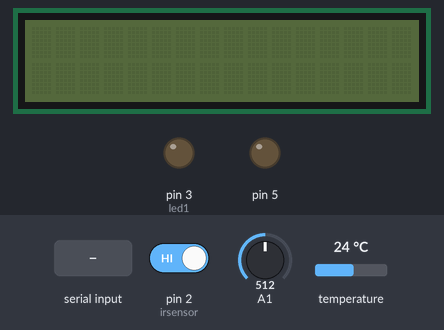
This sketch was run on a simulated Arduino Uno, built with avr-gcc and run on an emulated ATmega328P. Parts: 16×2 character LCD, output pins drawn as LEDs (lit = HIGH). The test bench sets the inputs (shaded band); at power-on: pin 2 (irsensor) HIGH, A1 = 512, temperature 24 °C. The modem accepts every AT command (registered, SIM ready, sends succeed) and sends nothing else; what the sketch prints to the serial monitor is not drawn.

Above: at 1.6 s.
1.7 s: "/?led1\n" received over the second serial link
At 28.4 s:
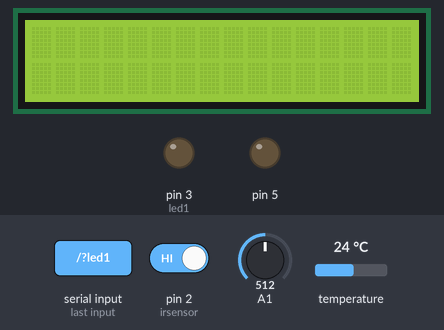
At 29.9 s:
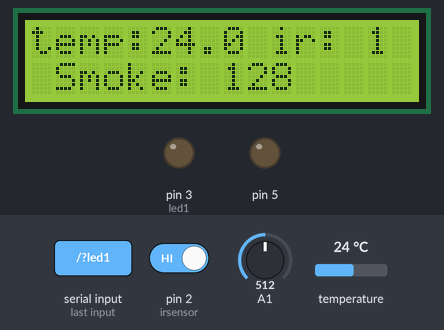
Timing chart, 0 to 30.2 s (numbered marks = the images above; inputs shaded):
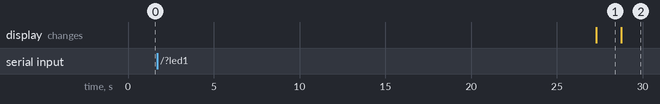

The sketch:

Smart_Home_Control_Panel.ino
```cpp
#include <OneWire.h>
#include <DallasTemperature.h>
#include <avr/interrupt.h>
#include <avr/io.h>
#include <LiquidCrystal.h>
#include <SoftwareSerial.h>
#define DEBUG true
#define led1 3
#define led2 5
#define temp 4
#define irsensor 2
#define smokesensor A1
const byte rxPin = 11;
const byte txPin = 10;
void setup_Etreral_interrupt();
SoftwareSerial ESP8266 (rxPin, txPin);


int smoke;
float tempread;
int ir_value;
int somoke_value;
int x = 0;
const int rs = 13, en = 12, d4 = 6, d5 = 7, d6 = 8, d7 = 9;
LiquidCrystal lcd(rs, en, d4, d5, d6, d7);
// Create a new instance of the oneWire class to communicate with any OneWire device:
OneWire oneWire(temp);
// Pass the oneWire reference to DallasTemperature library:
DallasTemperature temprature(&oneWire);
void delay();
//void esp_init();
void tempraturesensor();
void somkesensor();
void motion();
void ADC_INIT();
void timer_init();
unsigned int ADC_Read(unsigned char channel);
void wifiSend(String command);
void InitWifiModule();
void connect();


//float getTemperature();
void setup()
 {
  // set the ports input for the sensors
  DDRD&=~(1<<temp);
  // DDRD&=~(1<<irsensor);
  DDRD&=~(1<<smokesensor);
  DDRD|=(1<<led1)|(1<<led2); //set leds pins output
  Timer1_Init();
  pinMode(irsensor, INPUT);
  Serial.begin(9600);
  ESP8266.begin(9600);
  InitWifiModule();
  lcd.begin(16, 2);
  lcd.clear();
  setup_Etreral_interrupt();
}

void loop()
{
  connect();
}

void Timer1_Init()
{
  // Set up Timer 1 to generate an interrupt every 2 seconds
  cli();       // Disable interrupts
  TCCR1A = 0;  // Set Timer 1 to normal mode
  TCCR1B = 0;  // Clear Timer 1 prescaler settings
  OCR1AH = 0x7A;
  OCR1AL = 0x12;                        // Set Timer 1 compare match value to 2 seconds
  TCCR1B |= (1 << WGM12);               // Set Timer 1 to CTC mode
  TCCR1B |= (1 << CS12) | (1 << CS10);  // Set Timer 1 prescaler to 1024
  TIMSK1 |= (1 << OCIE1A);              // Enable Timer 1 interrupt
  sei();                                // Enable interrupts
}

ISR(TIMER1_COMPA_vect)  // Timer 1 Compare Match A ISR
{
  tempraturesensor();
  somkesensor();
  motion();
}


void motion(){
 ir_value = digitalRead(irsensor);
  lcd.setCursor(9,0);
  lcd.print(" ir: ");
  lcd.print(ir_value);

}
void tempraturesensor(){
  temprature.requestTemperatures();
 tempread = temprature.getTempCByIndex(0);
  lcd.setCursor(0, 0);
  lcd.print("temp:");
  lcd.print(tempread);

}
void somkesensor() {
    somoke_value = ADC_Read(1);
   // Serial.print("Smoke Sensor Value: ");
    //Serial.println(somoke_value);

    if (somoke_value > 5) {
        smoke = 1;
        lcd.setCursor(1, 1);
        lcd.print("Smoke: ");
        lcd.println(somoke_value);
    } else {
        smoke = 0;
        lcd.setCursor(0, 1);
        lcd.print("No Smoke: ");
        lcd.println(somoke_value);
    }
}


void ADC_INIT()
{
  //Select Reference Voltage(AVCC)
  ADMUX |=  (1<<REFS0);
  //Select Scaler (128)
  ADCSRA |= (1<<ADPS2) |(1<<ADPS1) | (1<<ADPS0);

  //Enable leftRightAdjust
  ADMUX |= (1<<5);
  DDRC = 0;
  //Enable ADC
  ADCSRA |= (1<<ADEN);
}
unsigned int ADC_Read(unsigned char channel)
{
  //clear the mux bits
  ADMUX = 0b11100000;
  //Select channel
  ADMUX  |= channel;
  //Start conversion
  ADCSRA |= (1<<ADSC);
  while(ADCSRA & (1<<ADIF) == 0);
  //clear ADIF
  ADCSRA |=(1<<ADIF);
  return ADCH;
}


void setup_Etreral_interrupt()
{
  attachInterrupt(digitalPinToInterrupt(irsensor),ISR_ir,FALLING );
}
void ISR_ir(){
    lcd.clear();
  lcd.setCursor(0,1);
  lcd.println("interrupt");
  //Serial.println("interrupt");
}

void InitWifiModule()
{

  wifiSend("AT+UART_DEF=9600,8,1,0,0\r\n");
  wifiSend("AT+RST\r\n");
  secDelay(4);
  wifiSend("AT+CWJAP=\"..\",\"01060531768@@#\"\r\n");
  secDelay(6);
  wifiSend("AT+CWMODE=1\r\n");
  secDelay(2);
  wifiSend("AT+CIFSR\r\n");
  secDelay(2);
  wifiSend("AT+CIPMUX=1\r\n");
  secDelay(2);
  wifiSend("AT+CIPSERVER=1,80\r\n");

}

void wifiSend(String command)
{
  ESP8266.print(command);
  String h;

    while(ESP8266.available())
    {
      char c=ESP8266.read();
      h+=c;
    }
  Serial.println(h);
}

void secDelay(int n)
 {
  for (int i = 0; i < 1000 * n; i++)
  {
    TCCR2A = 0x0;
    TCCR2B = 0x04;
    TCNT2 = 0x00;
    while ((TIFR2 & 1) == 0);
    TIFR2 |= (1 << TOV2);
  }
}

void connect()
{
   if(ESP8266.available())
 {
    if(ESP8266.find("+IPD,"))
    {
     secDelay(1);

      int connectionId = ESP8266.read()-48;
      String request = ESP8266.readStringUntil('\r');
      Serial.println("requets "+request);
      String webpage1 = "<html><body><h1>Control LEDs</h1><form><button name=\"led1\" value=\"Togg\" type=\"submit\">LED 1 </button><br><button name=\"led2\" value=\"Togg\" type=\"submit\">LED 2</button></form></body></html>";
      String webpage2 ="<html><body><h1>Smart Home Control Panel</h1><form><button name=\"led1\" value=\"Togg\" type=\"submit\">LED 1 </button><br><button name=\"led2\" value=\"Togg\" type=\"submit\">LED 2</button></form><h1>Nice Work ^^ </h1></body></html>";
      String cipSend = "AT+CIPSEND=";
      cipSend += connectionId;
      cipSend += ",";
      if(smoke==0)
      {
        cipSend +=webpage1.length();
      }
      else
      {
        cipSend +=webpage2.length();
      }

      cipSend +="\r\n";
      if (request.indexOf("/?led1") != -1)
      {

          PORTD^=(1<<3);

      }
      if (request.indexOf("/?led2") != -1)
      {

            PORTD^=(1<<5);

      }

     wifiSend(cipSend);
     if(smoke==0)
     {
       wifiSend(webpage1);
     }
     else
     {
       wifiSend(webpage2);
     }


     String closeCommand = "AT+CIPCLOSE=";
     closeCommand+=connectionId; // append connection id
     closeCommand+="\r\n";
     wifiSend(closeCommand);
    }
  }
}
```

Measured:
- what the display in image 1 shows lasts 1.5 s, from 27.3 s to 28.8 s
